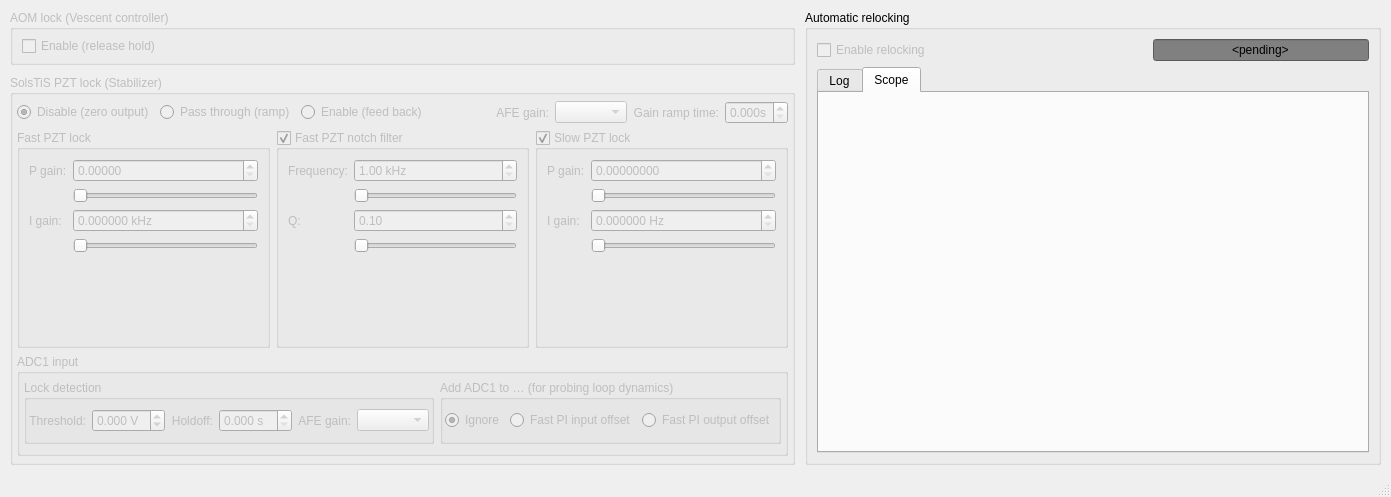
<?xml version="1.0" encoding="UTF-8"?>
<ui version="4.0">
 <class>MainWindow</class>
 <widget class="QMainWindow" name="MainWindow">
  <property name="geometry">
   <rect>
    <x>0</x>
    <y>0</y>
    <width>1391</width>
    <height>497</height>
   </rect>
  </property>
  <property name="sizePolicy">
   <sizepolicy hsizetype="Fixed" vsizetype="Fixed">
    <horstretch>0</horstretch>
    <verstretch>0</verstretch>
   </sizepolicy>
  </property>
  <property name="windowTitle">
   <string>674 lock interface</string>
  </property>
  <widget class="QWidget" name="centralwidget">
   <property name="sizePolicy">
    <sizepolicy hsizetype="Expanding" vsizetype="Expanding">
     <horstretch>0</horstretch>
     <verstretch>0</verstretch>
    </sizepolicy>
   </property>
   <layout class="QHBoxLayout" name="horizontalLayout_7">
    <property name="spacing">
     <number>10</number>
    </property>
    <property name="leftMargin">
     <number>10</number>
    </property>
    <property name="topMargin">
     <number>10</number>
    </property>
    <property name="rightMargin">
     <number>10</number>
    </property>
    <property name="bottomMargin">
     <number>10</number>
    </property>
    <item>
     <layout class="QVBoxLayout" name="verticalLayout">
      <item>
       <widget class="QGroupBox" name="aomLockGroup">
        <property name="enabled">
         <bool>false</bool>
        </property>
        <property name="sizePolicy">
         <sizepolicy hsizetype="Preferred" vsizetype="Preferred">
          <horstretch>0</horstretch>
          <verstretch>0</verstretch>
         </sizepolicy>
        </property>
        <property name="title">
         <string>AOM lock (Vescent controller)</string>
        </property>
        <layout class="QVBoxLayout" name="verticalLayout_3">
         <property name="topMargin">
          <number>6</number>
         </property>
         <property name="bottomMargin">
          <number>6</number>
         </property>
         <item>
          <widget class="QCheckBox" name="enableAOMLockBox">
           <property name="text">
            <string>Enable (release hold)</string>
           </property>
           <property name="shortcut">
            <string>F5</string>
           </property>
          </widget>
         </item>
        </layout>
       </widget>
      </item>
      <item>
       <widget class="QGroupBox" name="pztLockGroup">
        <property name="enabled">
         <bool>false</bool>
        </property>
        <property name="sizePolicy">
         <sizepolicy hsizetype="Preferred" vsizetype="Preferred">
          <horstretch>0</horstretch>
          <verstretch>0</verstretch>
         </sizepolicy>
        </property>
        <property name="title">
         <string>SolsTiS PZT lock (Stabilizer)</string>
        </property>
        <layout class="QVBoxLayout" name="verticalLayout_2" stretch="0,1,0">
         <property name="leftMargin">
          <number>4</number>
         </property>
         <property name="topMargin">
          <number>6</number>
         </property>
         <property name="rightMargin">
          <number>4</number>
         </property>
         <property name="bottomMargin">
          <number>6</number>
         </property>
         <item>
          <layout class="QHBoxLayout" name="horizontalLayout">
           <item>
            <widget class="QRadioButton" name="disablePztButton">
             <property name="text">
              <string>Disable (zero output)</string>
             </property>
             <property name="shortcut">
              <string>F6</string>
             </property>
             <property name="checked">
              <bool>true</bool>
             </property>
            </widget>
           </item>
           <item>
            <widget class="QRadioButton" name="rampPztButton">
             <property name="text">
              <string>Pass through (ramp)</string>
             </property>
             <property name="shortcut">
              <string>F7</string>
             </property>
            </widget>
           </item>
           <item>
            <widget class="QRadioButton" name="enablePztButton">
             <property name="text">
              <string>Enable (feed back)</string>
             </property>
             <property name="shortcut">
              <string>F8</string>
             </property>
            </widget>
           </item>
           <item>
            <spacer name="horizontalSpacer">
             <property name="orientation">
              <enum>Qt::Horizontal</enum>
             </property>
             <property name="sizeHint" stdset="0">
              <size>
               <width>1</width>
               <height>20</height>
              </size>
             </property>
            </spacer>
           </item>
           <item>
            <widget class="QLabel" name="label_11">
             <property name="text">
              <string>AFE gain:</string>
             </property>
             <property name="alignment">
              <set>Qt::AlignRight|Qt::AlignTrailing|Qt::AlignVCenter</set>
             </property>
             <property name="buddy">
              <cstring>afe0GainBox</cstring>
             </property>
            </widget>
           </item>
           <item>
            <widget class="QComboBox" name="afe0GainBox">
             <property name="sizePolicy">
              <sizepolicy hsizetype="Minimum" vsizetype="Fixed">
               <horstretch>0</horstretch>
               <verstretch>0</verstretch>
              </sizepolicy>
             </property>
            </widget>
           </item>
           <item>
            <widget class="QLabel" name="label_9">
             <property name="text">
              <string>Gain ramp time:</string>
             </property>
             <property name="alignment">
              <set>Qt::AlignRight|Qt::AlignTrailing|Qt::AlignVCenter</set>
             </property>
             <property name="buddy">
              <cstring>gainRampTimeBox</cstring>
             </property>
            </widget>
           </item>
           <item>
            <widget class="QDoubleSpinBox" name="gainRampTimeBox">
             <property name="suffix">
              <string>s</string>
             </property>
             <property name="decimals">
              <number>3</number>
             </property>
             <property name="maximum">
              <double>1.000000000000000</double>
             </property>
             <property name="singleStep">
              <double>0.010000000000000</double>
             </property>
            </widget>
           </item>
          </layout>
         </item>
         <item>
          <layout class="QHBoxLayout" name="horizontalLayout_2">
           <item>
            <widget class="QGroupBox" name="groupBox_3">
             <property name="title">
              <string>Fast PZT lock</string>
             </property>
             <layout class="QFormLayout" name="formLayout">
              <item row="0" column="0">
               <widget class="QLabel" name="label">
                <property name="text">
                 <string>P gain:</string>
                </property>
                <property name="buddy">
                 <cstring>fastPGainBox</cstring>
                </property>
               </widget>
              </item>
              <item row="0" column="1">
               <widget class="QDoubleSpinBox" name="fastPGainBox">
                <property name="decimals">
                 <number>5</number>
                </property>
                <property name="minimum">
                 <double>0.000000000000000</double>
                </property>
                <property name="maximum">
                 <double>0.200000000000000</double>
                </property>
                <property name="singleStep">
                 <double>0.000200000000000</double>
                </property>
               </widget>
              </item>
              <item row="1" column="1">
               <widget class="QSlider" name="fastPGainSlider">
                <property name="maximum">
                 <number>100</number>
                </property>
                <property name="orientation">
                 <enum>Qt::Horizontal</enum>
                </property>
               </widget>
              </item>
              <item row="2" column="0">
               <widget class="QLabel" name="label_2">
                <property name="text">
                 <string>I gain:</string>
                </property>
                <property name="buddy">
                 <cstring>fastIGainBox</cstring>
                </property>
               </widget>
              </item>
              <item row="2" column="1">
               <widget class="QDoubleSpinBox" name="fastIGainBox">
                <property name="suffix">
                 <string> kHz</string>
                </property>
                <property name="decimals">
                 <number>6</number>
                </property>
                <property name="minimum">
                 <double>0.000000000000000</double>
                </property>
                <property name="maximum">
                 <double>5.000000000000000</double>
                </property>
                <property name="singleStep">
                 <double>0.010000000000000</double>
                </property>
               </widget>
              </item>
              <item row="3" column="1">
               <widget class="QSlider" name="fastIGainSlider">
                <property name="maximum">
                 <number>100</number>
                </property>
                <property name="orientation">
                 <enum>Qt::Horizontal</enum>
                </property>
               </widget>
              </item>
             </layout>
            </widget>
           </item>
           <item>
            <widget class="QGroupBox" name="notchGroup">
             <property name="title">
              <string>Fast PZT notch filter</string>
             </property>
             <property name="checkable">
              <bool>true</bool>
             </property>
             <layout class="QFormLayout" name="formLayout_2">
              <item row="1" column="0">
               <widget class="QLabel" name="label_3">
                <property name="text">
                 <string>Frequency:</string>
                </property>
                <property name="buddy">
                 <cstring>notchFreqBox</cstring>
                </property>
               </widget>
              </item>
              <item row="1" column="1">
               <widget class="QDoubleSpinBox" name="notchFreqBox">
                <property name="prefix">
                 <string/>
                </property>
                <property name="suffix">
                 <string> kHz</string>
                </property>
                <property name="minimum">
                 <double>1.000000000000000</double>
                </property>
                <property name="maximum">
                 <double>30.000000000000000</double>
                </property>
                <property name="singleStep">
                 <double>0.010000000000000</double>
                </property>
               </widget>
              </item>
              <item row="2" column="1">
               <widget class="QSlider" name="notchFreqSlider">
                <property name="maximum">
                 <number>100</number>
                </property>
                <property name="orientation">
                 <enum>Qt::Horizontal</enum>
                </property>
               </widget>
              </item>
              <item row="3" column="0">
               <widget class="QLabel" name="label_4">
                <property name="text">
                 <string>Q:</string>
                </property>
                <property name="buddy">
                 <cstring>notchQBox</cstring>
                </property>
               </widget>
              </item>
              <item row="3" column="1">
               <widget class="QDoubleSpinBox" name="notchQBox">
                <property name="minimum">
                 <double>0.100000000000000</double>
                </property>
                <property name="maximum">
                 <double>100.000000000000000</double>
                </property>
               </widget>
              </item>
              <item row="4" column="1">
               <widget class="QSlider" name="notchQSlider">
                <property name="maximum">
                 <number>100</number>
                </property>
                <property name="orientation">
                 <enum>Qt::Horizontal</enum>
                </property>
               </widget>
              </item>
             </layout>
            </widget>
           </item>
           <item>
            <widget class="QGroupBox" name="slowPIDGroup">
             <property name="title">
              <string>Slow PZT lock</string>
             </property>
             <property name="checkable">
              <bool>true</bool>
             </property>
             <layout class="QFormLayout" name="formLayout_3">
              <item row="0" column="1">
               <widget class="QDoubleSpinBox" name="slowPGainBox">
                <property name="decimals">
                 <number>8</number>
                </property>
                <property name="minimum">
                 <double>0.000000000000000</double>
                </property>
                <property name="maximum">
                 <double>0.001000000000000</double>
                </property>
                <property name="singleStep">
                 <double>0.000010000000000</double>
                </property>
               </widget>
              </item>
              <item row="1" column="1">
               <widget class="QSlider" name="slowPGainSlider">
                <property name="maximum">
                 <number>100</number>
                </property>
                <property name="orientation">
                 <enum>Qt::Horizontal</enum>
                </property>
               </widget>
              </item>
              <item row="2" column="0">
               <widget class="QLabel" name="label_6">
                <property name="text">
                 <string>I gain:</string>
                </property>
                <property name="buddy">
                 <cstring>slowIGainBox</cstring>
                </property>
               </widget>
              </item>
              <item row="3" column="1">
               <widget class="QSlider" name="slowIGainSlider">
                <property name="maximum">
                 <number>100</number>
                </property>
                <property name="orientation">
                 <enum>Qt::Horizontal</enum>
                </property>
               </widget>
              </item>
              <item row="2" column="1">
               <widget class="QDoubleSpinBox" name="slowIGainBox">
                <property name="suffix">
                 <string> Hz</string>
                </property>
                <property name="decimals">
                 <number>6</number>
                </property>
                <property name="minimum">
                 <double>0.000000000000000</double>
                </property>
                <property name="maximum">
                 <double>1.000000000000000</double>
                </property>
                <property name="singleStep">
                 <double>0.002000000000000</double>
                </property>
               </widget>
              </item>
              <item row="0" column="0">
               <widget class="QLabel" name="label_5">
                <property name="text">
                 <string>P gain:</string>
                </property>
                <property name="buddy">
                 <cstring>slowPGainBox</cstring>
                </property>
               </widget>
              </item>
             </layout>
            </widget>
           </item>
          </layout>
         </item>
         <item>
          <widget class="QGroupBox" name="groupBox">
           <property name="title">
            <string>ADC1 input</string>
           </property>
           <layout class="QHBoxLayout" name="horizontalLayout_4">
            <property name="leftMargin">
             <number>4</number>
            </property>
            <property name="topMargin">
             <number>6</number>
            </property>
            <property name="rightMargin">
             <number>4</number>
            </property>
            <item>
             <widget class="QGroupBox" name="groupBox_4">
              <property name="sizePolicy">
               <sizepolicy hsizetype="Expanding" vsizetype="Preferred">
                <horstretch>0</horstretch>
                <verstretch>0</verstretch>
               </sizepolicy>
              </property>
              <property name="title">
               <string>Lock detection</string>
              </property>
              <layout class="QHBoxLayout" name="horizontalLayout_6">
               <property name="leftMargin">
                <number>2</number>
               </property>
               <property name="rightMargin">
                <number>2</number>
               </property>
               <item>
                <widget class="QLabel" name="label_7">
                 <property name="text">
                  <string>Threshold:</string>
                 </property>
                 <property name="alignment">
                  <set>Qt::AlignRight|Qt::AlignTrailing|Qt::AlignVCenter</set>
                 </property>
                 <property name="buddy">
                  <cstring>lockDetectThresholdBox</cstring>
                 </property>
                </widget>
               </item>
               <item>
                <widget class="QDoubleSpinBox" name="lockDetectThresholdBox">
                 <property name="sizePolicy">
                  <sizepolicy hsizetype="Preferred" vsizetype="Fixed">
                   <horstretch>0</horstretch>
                   <verstretch>0</verstretch>
                  </sizepolicy>
                 </property>
                 <property name="suffix">
                  <string> V</string>
                 </property>
                 <property name="decimals">
                  <number>3</number>
                 </property>
                 <property name="minimum">
                  <double>-1.000000000000000</double>
                 </property>
                 <property name="maximum">
                  <double>1.000000000000000</double>
                 </property>
                 <property name="singleStep">
                  <double>0.001000000000000</double>
                 </property>
                </widget>
               </item>
               <item>
                <widget class="QLabel" name="label_8">
                 <property name="text">
                  <string>Holdoff:</string>
                 </property>
                 <property name="alignment">
                  <set>Qt::AlignRight|Qt::AlignTrailing|Qt::AlignVCenter</set>
                 </property>
                 <property name="buddy">
                  <cstring>lockDetectDelayBox</cstring>
                 </property>
                </widget>
               </item>
               <item>
                <widget class="QDoubleSpinBox" name="lockDetectDelayBox">
                 <property name="sizePolicy">
                  <sizepolicy hsizetype="Preferred" vsizetype="Fixed">
                   <horstretch>0</horstretch>
                   <verstretch>0</verstretch>
                  </sizepolicy>
                 </property>
                 <property name="suffix">
                  <string> s</string>
                 </property>
                 <property name="decimals">
                  <number>3</number>
                 </property>
                 <property name="maximum">
                  <double>10.000000000000000</double>
                 </property>
                 <property name="singleStep">
                  <double>0.100000000000000</double>
                 </property>
                </widget>
               </item>
               <item>
                <widget class="QLabel" name="label_10">
                 <property name="text">
                  <string>AFE gain:</string>
                 </property>
                 <property name="alignment">
                  <set>Qt::AlignRight|Qt::AlignTrailing|Qt::AlignVCenter</set>
                 </property>
                 <property name="buddy">
                  <cstring>afe1GainBox</cstring>
                 </property>
                </widget>
               </item>
               <item>
                <widget class="QComboBox" name="afe1GainBox">
                 <property name="sizePolicy">
                  <sizepolicy hsizetype="Minimum" vsizetype="Fixed">
                   <horstretch>0</horstretch>
                   <verstretch>0</verstretch>
                  </sizepolicy>
                 </property>
                </widget>
               </item>
               <item>
                <spacer name="horizontalSpacer_4">
                 <property name="orientation">
                  <enum>Qt::Horizontal</enum>
                 </property>
                 <property name="sizeHint" stdset="0">
                  <size>
                   <width>0</width>
                   <height>20</height>
                  </size>
                 </property>
                </spacer>
               </item>
              </layout>
             </widget>
            </item>
            <item>
             <widget class="QGroupBox" name="groupBox_2">
              <property name="sizePolicy">
               <sizepolicy hsizetype="Expanding" vsizetype="Preferred">
                <horstretch>0</horstretch>
                <verstretch>0</verstretch>
               </sizepolicy>
              </property>
              <property name="title">
               <string>Add ADC1 to … (for probing loop dynamics)</string>
              </property>
              <layout class="QHBoxLayout" name="horizontalLayout_5">
               <property name="leftMargin">
                <number>2</number>
               </property>
               <property name="rightMargin">
                <number>2</number>
               </property>
               <item>
                <widget class="QRadioButton" name="adc1IgnoreButton">
                 <property name="toolTip">
                  <string>Do not react to ADC1. It is still queryable via the network interface, for use as an extra monitoring channel.</string>
                 </property>
                 <property name="text">
                  <string>Ignore</string>
                 </property>
                 <property name="checked">
                  <bool>true</bool>
                 </property>
                </widget>
               </item>
               <item>
                <widget class="QRadioButton" name="adc1FastInputButton">
                 <property name="toolTip">
                  <string>Sums ADC1 with ADC0, effectively applying an extra input offset (e.g. to probe the closed-loop transient response).</string>
                 </property>
                 <property name="text">
                  <string>Fast PI input offset</string>
                 </property>
                </widget>
               </item>
               <item>
                <widget class="QRadioButton" name="adc1FastOutputButton">
                 <property name="toolTip">
                  <string>Sums ADC1 with the output of the fast PI branch (for probing open-loop dynamics, e.g. tuning the notch filter).</string>
                 </property>
                 <property name="text">
                  <string>Fast PI output offset</string>
                 </property>
                </widget>
               </item>
               <item>
                <spacer name="horizontalSpacer_2">
                 <property name="orientation">
                  <enum>Qt::Horizontal</enum>
                 </property>
                 <property name="sizeHint" stdset="0">
                  <size>
                   <width>0</width>
                   <height>20</height>
                  </size>
                 </property>
                </spacer>
               </item>
              </layout>
             </widget>
            </item>
           </layout>
          </widget>
         </item>
        </layout>
       </widget>
      </item>
     </layout>
    </item>
    <item>
     <widget class="QGroupBox" name="groupBox_5">
      <property name="sizePolicy">
       <sizepolicy hsizetype="Expanding" vsizetype="Preferred">
        <horstretch>0</horstretch>
        <verstretch>0</verstretch>
       </sizepolicy>
      </property>
      <property name="title">
       <string>Automatic relocking</string>
      </property>
      <layout class="QVBoxLayout" name="verticalLayout_4">
       <item>
        <layout class="QHBoxLayout" name="horizontalLayout_3">
         <item>
          <widget class="QCheckBox" name="enableRelockingBox">
           <property name="enabled">
            <bool>false</bool>
           </property>
           <property name="text">
            <string>Enable relocking</string>
           </property>
           <property name="checkable">
            <bool>true</bool>
           </property>
          </widget>
         </item>
         <item>
          <spacer name="horizontalSpacer_3">
           <property name="orientation">
            <enum>Qt::Horizontal</enum>
           </property>
           <property name="sizeHint" stdset="0">
            <size>
             <width>40</width>
             <height>20</height>
            </size>
           </property>
          </spacer>
         </item>
         <item>
          <widget class="QLineEdit" name="adc1ReadingEdit">
           <property name="styleSheet">
            <string notr="true">QLineEdit { background-color: grey; }</string>
           </property>
           <property name="text">
            <string>&lt;pending&gt;</string>
           </property>
           <property name="alignment">
            <set>Qt::AlignCenter</set>
           </property>
           <property name="readOnly">
            <bool>true</bool>
           </property>
          </widget>
         </item>
        </layout>
       </item>
       <item>
        <widget class="QTabWidget" name="tabWidget">
         <property name="enabled">
          <bool>true</bool>
         </property>
         <property name="currentIndex">
          <number>1</number>
         </property>
         <widget class="QWidget" name="tab_log">
          <attribute name="title">
           <string>Log</string>
          </attribute>
          <widget class="QTextEdit" name="logOutputText">
           <property name="geometry">
            <rect>
             <x>0</x>
             <y>0</y>
             <width>550</width>
             <height>361</height>
            </rect>
           </property>
           <property name="verticalScrollBarPolicy">
            <enum>Qt::ScrollBarAlwaysOn</enum>
           </property>
           <property name="readOnly">
            <bool>true</bool>
           </property>
          </widget>
         </widget>
         <widget class="QWidget" name="tab_scope">
          <attribute name="title">
           <string>Scope</string>
          </attribute>
         </widget>
        </widget>
       </item>
      </layout>
     </widget>
    </item>
   </layout>
  </widget>
  <widget class="QStatusBar" name="statusbar">
   <property name="sizePolicy">
    <sizepolicy hsizetype="Expanding" vsizetype="Preferred">
     <horstretch>0</horstretch>
     <verstretch>0</verstretch>
    </sizepolicy>
   </property>
  </widget>
 </widget>
 <resources/>
 <connections/>
</ui>
